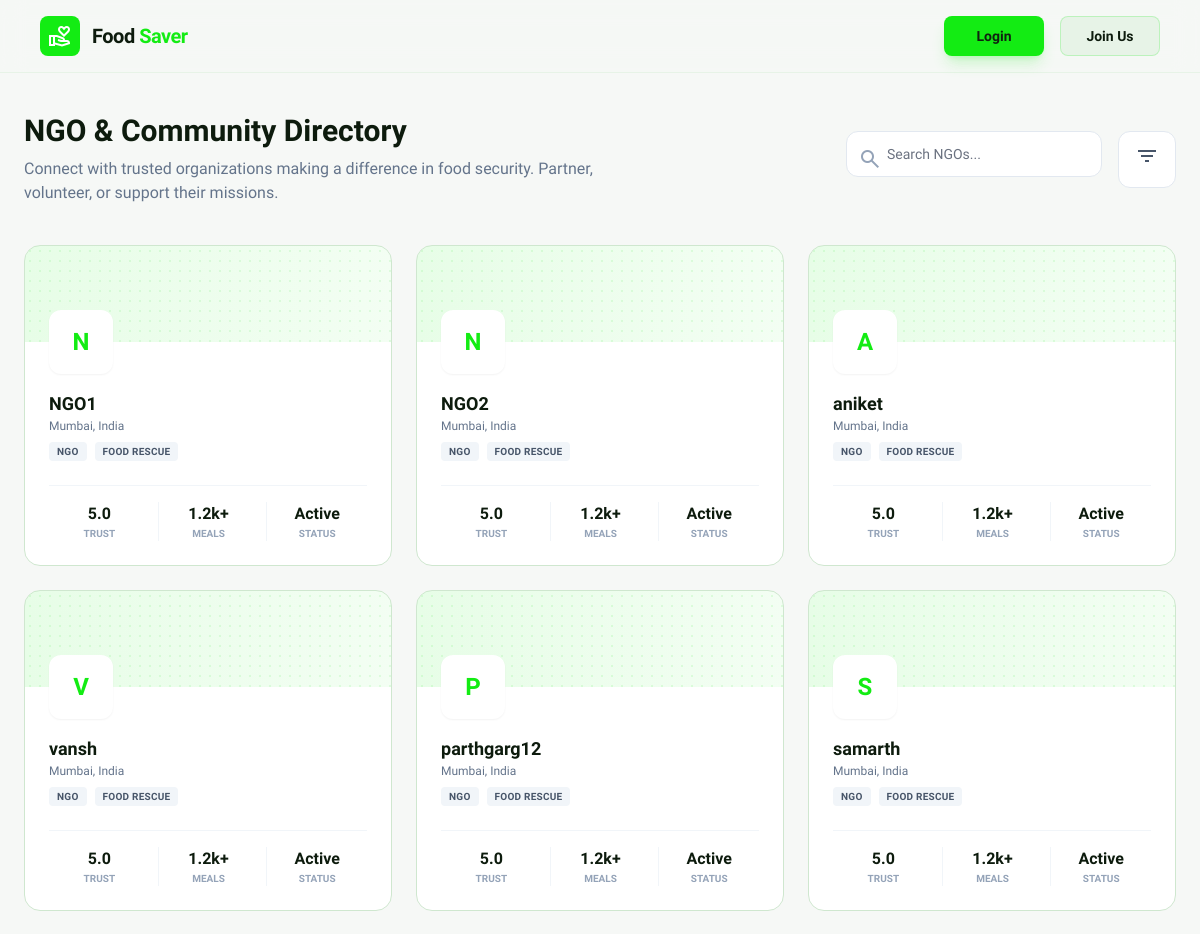
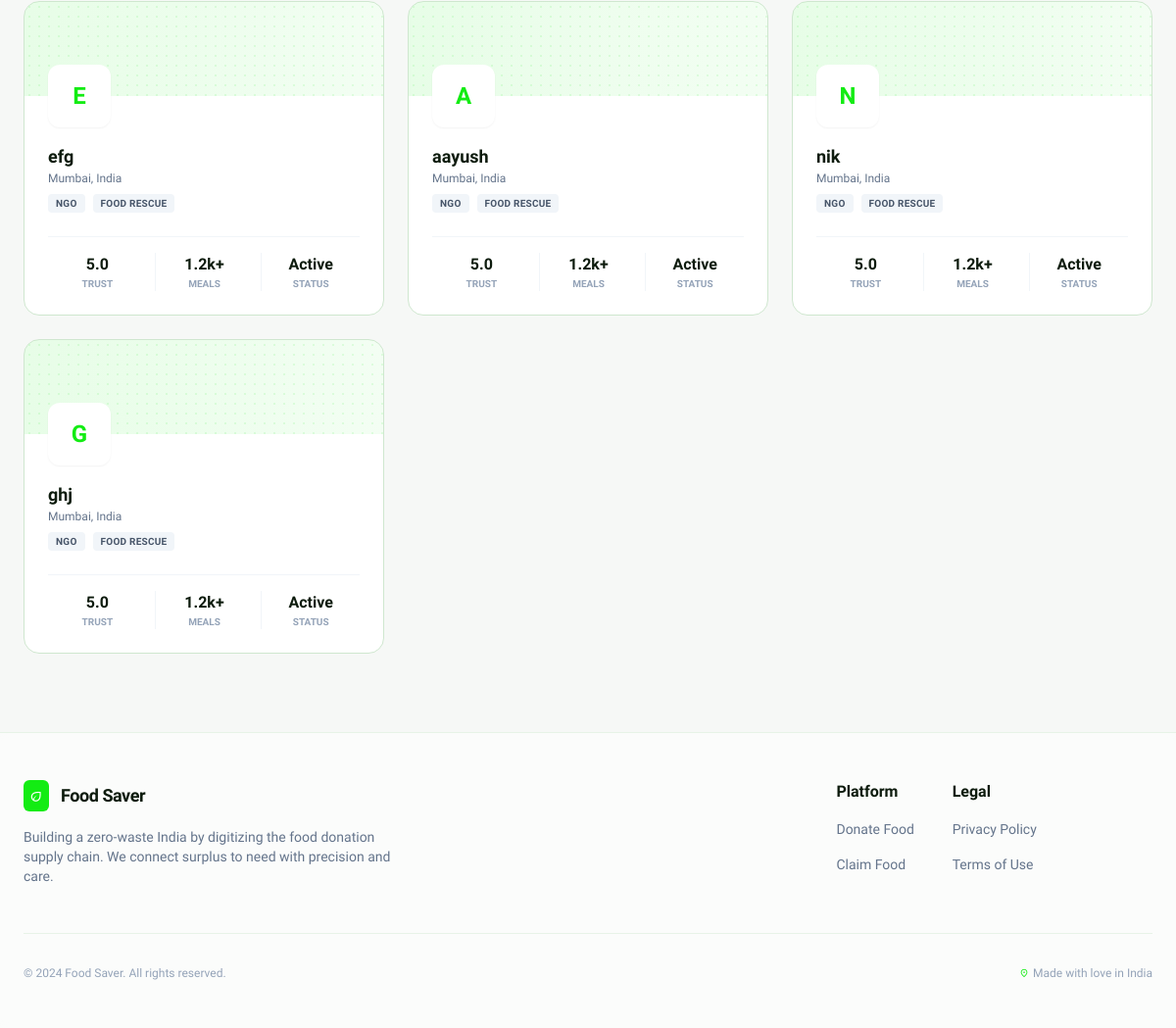
/users/directory/, run on the app's committed database (2 pictures, top to bottom).
### users/models.py (models this page shows, shortened)
class User(AbstractUser):
    ROLE_CHOICES = (
        ('donor', 'Donor'),
        ('claimant', 'Claimant'),
        ('volunteer', 'Volunteer'),
        ('admin', 'Admin'),
    )
    role = models.CharField(max_length=10, choices=ROLE_CHOICES, default='claimant')
    is_verified = models.BooleanField(default=False)
    latitude = models.FloatField(null=True, blank=True)
    longitude = models.FloatField(null=True, blank=True)
    address = models.TextField(blank=True)
    restaurant_license = models.CharField(max_length=50, blank=True, help_text="For Donors")
    ngo_registration = models.CharField(max_length=50, blank=True, help_text="For Claimants")
    institution_name = models.CharField(max_length=100, blank=True)
    trust_score = models.FloatField(default=5.0)

### users/views.py (the view)
# urls.py: path('directory/', views.ngo_directory, name='ngo_directory'),
def ngo_directory(request):
    ngos = User.objects.filter(role='claimant')
    return render(request, 'users/ngo_directory.html', {'ngos': ngos})

### templates/users/ngo_directory.html (shortened to what this page needs)
{% extends 'base.html' %}
{% block content %}
<div class="max-w-7xl mx-auto px-6 py-10">
    <div class="flex flex-col md:flex-row justify-between items-center mb-10 gap-6">
        <div>
            <h1 class="text-3xl font-black text-[#0d1b0d] dark:text-white mb-2">NGO & Community Directory</h1>
            <p class="text-slate-500 max-w-xl">Connect with trusted organizations making a difference in food security.
                Partner, volunteer, or support their missions.</p>
        </div>
        <div class="flex gap-4 w-full md:w-auto">
            <div class="relative flex-1 md:w-64">
                <span
                    class="material-symbols-outlined absolute left-3 top-1/2 -translate-y-1/2 text-slate-400">search</span>
                <input type="text" placeholder="Search NGOs..."
                    class="w-full pl-10 pr-4 py-3 rounded-xl border border-slate-200 dark:border-white/10 bg-white dark:bg-white/5 focus:outline-none focus:ring-2 focus:ring-primary/50 text-sm">
            </div>
            <button
                class="px-4 py-3 bg-white dark:bg-white/5 border border-slate-200 dark:border-white/10 rounded-xl hover:bg-slate-50 dark:hover:bg-white/10 transition-colors">
                <span class="material-symbols-outlined text-slate-600 dark:text-slate-300">filter_list</span>
            </button>
        </div>
    </div>
    <div class="grid grid-cols-1 md:grid-cols-2 lg:grid-cols-3 gap-6">
        {% for ngo in ngos %}
        <a href="{% url 'profile_view' ngo.id %}"
            class="group block bg-white dark:bg-[#1a2e1a] border border-[#cfe7cf] dark:border-[#2a3d2a] rounded-2xl overflow-hidden hover:shadow-lg hover:-translate-y-1 transition-all duration-300">
            <div class="h-24 bg-gradient-to-r from-primary/10 to-primary/5 relative">
                <div class="absolute inset-0 opacity-10"
                    style="background-image: radial-gradient(#13ec13 1px, transparent 1px); background-size: 10px 10px;">
                </div>
            </div>
            <div class="px-6 pb-6 relative">
                <div
                    class="size-16 rounded-xl bg-white dark:bg-[#1a2e1a] border-4 border-white dark:border-[#1a2e1a] shadow-sm -mt-8 mb-4 flex items-center justify-center text-2xl font-black text-primary overflow-hidden">
                    {% if ngo.username %}
                    {% with initial=ngo.username|slice:":1"|upper %}{{initial}}{% endwith %}
                    {% else %}
                    <span class="material-symbols-outlined">diversity_3</span>
                    {% endif %}
                </div>
                <div class="flex justify-between items-start mb-2">
                    <div>
                        <h3
                            class="font-bold text-lg text-[#0d1b0d] dark:text-white group-hover:text-primary transition-colors flex items-center gap-1">
                            {{ngo.username}}
                        </h3>
                        <p class="text-xs text-slate-500">{{ngo.profile.location|default:"Mumbai, India"}}</p>
                    </div>
                </div>
                <div class="flex items-center gap-2 mb-6">
                    <span
                        class="px-2 py-0.5 bg-slate-100 dark:bg-white/10 text-slate-600 dark:text-slate-300 rounded text-[10px] font-bold uppercase tracking-wide">NGO</span>
                    <span
                        class="px-2 py-0.5 bg-slate-100 dark:bg-white/10 text-slate-600 dark:text-slate-300 rounded text-[10px] font-bold uppercase tracking-wide">Food
                        Rescue</span>
                </div>
                <div class="grid grid-cols-3 gap-2 border-t border-slate-100 dark:border-white/5 pt-4">
                    <div class="text-center">
                        <div class="font-black text-[#0d1b0d] dark:text-white">{{ngo.trust_score|default:"5.0"}}</div>
                        <div class="text-[10px] text-slate-400 uppercase font-bold">Trust</div>
                    </div>
                    <div class="text-center border-l border-slate-100 dark:border-white/5">
                        <div class="font-black text-[#0d1b0d] dark:text-white">1.2k+</div>
                        <div class="text-[10px] text-slate-400 uppercase font-bold">Meals</div>
                    </div>
                    <div class="text-center border-l border-slate-100 dark:border-white/5">
                        <div class="font-black text-[#0d1b0d] dark:text-white">Active</div>
                        <div class="text-[10px] text-slate-400 uppercase font-bold">Status</div>
                    </div>
                </div>
            </div>
        </a>
        {% endfor %}
    </div>
</div>
{% endblock %}

### templates/base.html (shortened to what this page needs)
{% load static %}
<!DOCTYPE html>
<html class="light" lang="en">
<head>
    <script src="https://cdn.tailwindcss.com?plugins=forms,container-queries"></script>
    <script id="tailwind-config">
        tailwind.config = {
            darkMode: "class",
            theme: {
                extend: {
                    colors: {
                        "primary": "#13ec13",
                        "background-light": "#f6f8f6",
                        "background-dark": "#102210",
                        "accent-orange": "#f97316"
                    },
                    fontFamily: {
                        "display": ["Work Sans", "sans-serif"]
                    },
                    borderRadius: {
                        "DEFAULT": "0.25rem",
                        "lg": "0.5rem",
                        "xl": "0.75rem",
                        "full": "9999px"
                    },
                },
            },
        }
    </script>
</head>
<body
    class="bg-background-light dark:bg-background-dark text-[#0d1b0d] dark:text-slate-100 transition-colors duration-300 flex flex-col min-h-screen">
    {% block header %}
    <header
        class="sticky top-0 z-50 w-full bg-background-light/80 dark:bg-background-dark/80 backdrop-blur-md border-b border-solid border-[#e7f3e7] dark:border-white/10">
        <div class="max-w-[1280px] mx-auto px-6 lg:px-10 py-4 flex items-center justify-between">
            <a href="{% url 'index' %}" class="flex items-center gap-3 no-underline">
                <div class="p-2 bg-primary rounded-lg text-white">
                    <span class="material-symbols-outlined block">volunteer_activism</span>
                </div>
                <h2 class="text-[#0d1b0d] dark:text-white text-xl font-extrabold leading-tight tracking-tight">
                    Food <span class="text-primary">Saver</span></h2>
            </a>
            <div class="flex items-center gap-4">
                {% if user.is_authenticated %}
                <span class="text-sm font-medium mr-2 hidden sm:inline">Hi, {{ user.username }}</span>
                <div class="flex items-center gap-2">
                    <div
                        class="size-8 rounded-full bg-primary/20 flex items-center justify-center text-primary font-bold text-xs border border-primary/20">
                        {{ user.username|slice:":1"|upper }}
                    </div>
                    <form action="{% url 'logout' %}" method="post">
                        {% csrf_token %}
                        <button type="submit"
                            class="flex min-w-[80px] cursor-pointer items-center justify-center rounded-lg h-9 px-4 bg-[#e7f3e7] dark:bg-white/10 text-[#0d1b0d] dark:text-white text-xs font-bold border border-primary/20 hover:bg-red-50 hover:text-red-500 hover:border-red-200 transition-all">
                            Logout
                        </button>
                    </form>
                </div>
                {% else %}
                <a href="{% url 'login' %}"
                    class="hidden sm:flex min-w-[100px] cursor-pointer items-center justify-center rounded-lg h-10 px-5 bg-primary text-background-dark text-sm font-bold shadow-lg shadow-primary/20 hover:scale-105 transition-transform">
                    Login
                </a>
                <a href="{% url 'register' %}"
                    class="flex min-w-[100px] cursor-pointer items-center justify-center rounded-lg h-10 px-5 bg-[#e7f3e7] dark:bg-white/10 text-[#0d1b0d] dark:text-white text-sm font-bold border border-primary/20">
                    Join Us
                </a>
                {% endif %}
            </div>
        </div>
    </header>
    {% endblock %}
    <main class="flex-1 w-full max-w-[1280px] mx-auto">
        {% block content %}{% endblock %}
    </main>
    <footer class="px-6 py-12 border-t border-[#e7f3e7] dark:border-white/10 mt-10 bg-white/50 backdrop-blur-sm">
        <div class="max-w-[1280px] mx-auto">
            <div class="flex flex-col md:flex-row justify-between gap-12 mb-12">
                <div class="flex flex-col gap-4 max-w-sm">
                    <div class="flex items-center gap-3">
                        <div class="p-1.5 bg-primary rounded-md text-white">
                            <span class="material-symbols-outlined text-sm block">eco</span>
                        </div>
                        <h2 class="text-[#0d1b0d] dark:text-white text-lg font-extrabold tracking-tight">Food
                            Saver</h2>
                    </div>
                    <p class="text-slate-500 dark:text-slate-400 text-sm">
                        Building a zero-waste India by digitizing the food donation supply chain. We connect surplus to
                        need with precision and care.
                    </p>
                </div>
                <div class="grid grid-cols-2 sm:grid-cols-3 gap-8">
                    <div class="flex flex-col gap-4">
                        <h4 class="font-bold dark:text-white">Platform</h4>
                        <a class="text-sm text-slate-500 hover:text-primary" href="#">Donate Food</a>
                        <a class="text-sm text-slate-500 hover:text-primary" href="#">Claim Food</a>
                    </div>
                    <div class="flex flex-col gap-4">
                        <h4 class="font-bold dark:text-white">Legal</h4>
                        <a class="text-sm text-slate-500 hover:text-primary" href="#">Privacy Policy</a>
                        <a class="text-sm text-slate-500 hover:text-primary" href="#">Terms of Use</a>
                    </div>
                </div>
            </div>
            <div
                class="pt-8 border-t border-[#e7f3e7] dark:border-white/10 flex flex-col sm:flex-row justify-between items-center gap-4 text-xs text-slate-400 font-medium">
                <p>© 2024 Food Saver. All rights reserved.</p>
                <div class="flex gap-4 items-center">
                    <span class="flex items-center gap-1"><span
                            class="material-symbols-outlined text-[10px] text-primary">location_on</span> Made with love
                        in India</span>
                </div>
            </div>
        </div>
    </footer>
</body>
</html>

### templates/base.html (style rules this page uses)
.material-symbols-outlined { font-variation-settings: 'FILL' 0, 'wght' 400, 'GRAD' 0, 'opsz' 24; }
body { font-family: "Work Sans", sans-serif; }

### data on the page
User: ngo "N", username "NGO1", profile.location "Mumbai, India", trust_score "5.0"
User: ngo "N", username "NGO2", profile.location "Mumbai, India", trust_score "5.0"
User: ngo "A", username "aniket", profile.location "Mumbai, India", trust_score "5.0"
User: ngo "V", username "vansh", profile.location "Mumbai, India", trust_score "5.0"
User: ngo "P", username "parthgarg12", profile.location "Mumbai, India", trust_score "5.0"
User: ngo "S", username "samarth", profile.location "Mumbai, India", trust_score "5.0"
User: ngo "E", username "efg", profile.location "Mumbai, India", trust_score "5.0"
User: ngo "A", username "aayush", profile.location "Mumbai, India", trust_score "5.0"
User: ngo "N", username "nik", profile.location "Mumbai, India", trust_score "5.0"
User: ngo "G", username "ghj", profile.location "Mumbai, India", trust_score "5.0"
